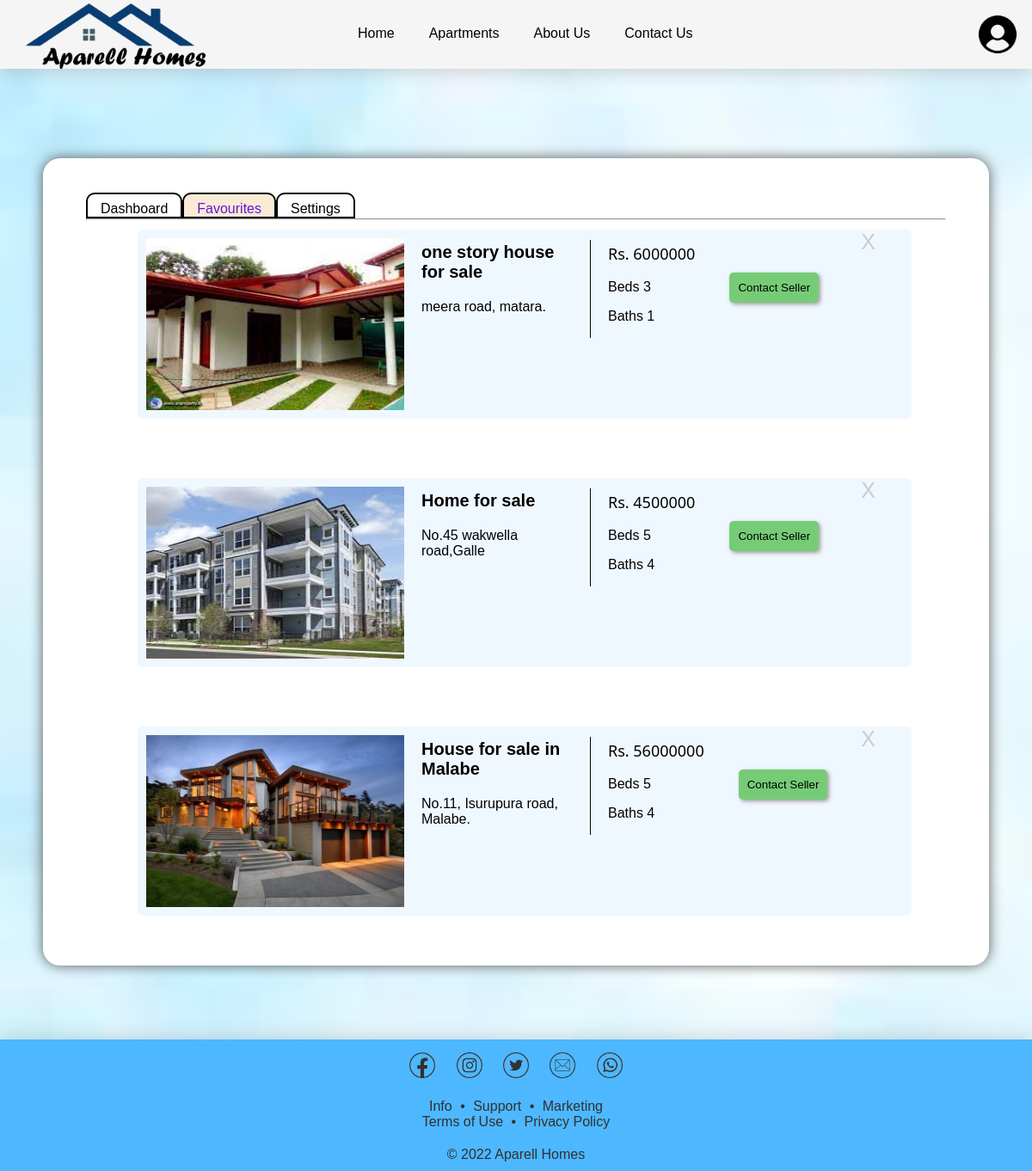
The app's page /favourites.php (signed in) with its own data.
### tables this page shows
CREATE TABLE `userfavs` (
  `email` varchar(250) NOT NULL,
  `accType` varchar(10) NOT NULL,
  `aprtID` int(11) NOT NULL
);

CREATE TABLE `apartments` (
  `aprtID` int(11) NOT NULL,
  `adType` varchar(5) NOT NULL,
  `beds` int(11) NOT NULL,
  `baths` int(11) NOT NULL,
  `size` int(11) NOT NULL,
  `country` varchar(100) NOT NULL,
  `city` varchar(100) NOT NULL,
  `town` varchar(100) NOT NULL,
  `addrs` varchar(250) NOT NULL,
  `title` varchar(150) NOT NULL,
  `description` varchar(350) NOT NULL,
  `price` int(11) NOT NULL,
  `negotiable` tinyint(1) NOT NULL,
  `img1` varchar(100) NOT NULL,
  `img2` varchar(100) NOT NULL,
  `img3` varchar(100) NOT NULL,
  `approved` varchar(5) NOT NULL DEFAULT 'NULL',
  `sellerMail` varchar(250) NOT NULL
);

### checkAccTypeBuyer.php (called while the page is built, shortened)
<?php
if(isset($_SESSION['LoginStat'])){
    if($_SESSION['LoginStat'] == true){
        if($_SESSION['StaffSignedIn'] == true){
            echo "<script>
                    alert('Please login as an Admin!');
                    window.location.replace('staffDash.php');
                </script>";
        }
        elseif($_SESSION['SellerSignedIn'] == true){
            echo "<script>
                    alert('Please login as a seller!');
                    window.location.replace('sellerDash.php');
                </script>";
        }
        elseif($_SESSION['BuyerSignedIn'] != true){
            echo "<script>
                    alert('Please login to proceed!');
                    window.location.replace('loginHTML.php');
                </script>";
        }
        else{
            $acc = $_SESSION['AccType'];
            $dp = $_SESSION['profile'];
        }
    }
    else{
        echo "<script>
                        alert('Please login to proceed!');
                        window.location.replace('loginHTML.php');
                    </script>";
    }
}
else{
    echo "<script>
                    alert('Please login to proceed!');
                    window.location.replace('loginHTML.php');
                </script>";
}
?>

### favourites.php (the view, shortened to what this page needs)
<?php
    include_once "config.php";
?>
<?php
require "checkAccTypeBuyer.php";
$email = $_SESSION['Email'];
?>
<!DOCTYPE html>
<html>
    <head>
        <link rel="stylesheet" href="style/dashStyle.css" id="stylesheet">
    </head>
    <body>
        <nav>
            <a href="index.php"><img src="images/Logo(light).png" id="logo" alt="logo"></a>
            <ul>
                <li><a href="index.php"><font class="hov">Home</font></a></li>
                <li><a href="searchApartment.php"><font class="hov">Apartments</font></a></li>
                <li><a href="aboutus.html"><font class="hov">About Us</font></a></li>
                <li><a href="contactUs.php" ><font class="hov">Contact Us</font></a></li>
            </ul>
            <div id="profile">
                <img src="<?php echo $dp ?>" height="50px" alt="profile" style="border-radius:50%";>
            </div>
        </nav>
        <br><br><br>
        <section>
            <nav>
                <ul>
                    <li><a href="buyerDash.php" class="hover">Dashboard</a></li>
                    <li><a href="favourites.php" class="hover activeNav">Favourites</a></li>
                    <li><a href="Buyersettings.php" class="hover">Settings</a></li>
                </ul>
            </nav>
            <hr>
            <?php
                $sql = "SELECT * FROM apartments A, userfavs B WHERE A.aprtID = B.aprtID AND B.email = '$email' AND B.accType = 'buyer'";
                $result = $conn -> query($sql);
                if($result->num_rows>0){
                    while($row = $result->fetch_assoc()){
                        $id = $row['aprtID'];
                        echo "<a href='viewApartment.php?apartmentID=$id' id='Ad$id' style='color:black; text-decoration:none;'>
                                <div class='DisplayedAds'>
                                    <div class='AdPictures'>
                                        <img src='{$row['img1']}' class='pics'>
                                    </div>
                                    <div class='Adsdis'>
                                        <p class='title'>{$row['title']}</p>
                                        <p class='address'>{$row['addrs']}</p>
                                    </div>
                                    <div class='price'>
                                        <p class='pPrice'>Rs. {$row['price']}</p>
                                        <p class='noOfBeds'>Beds {$row['beds']}</p>
                                        <p class='baths'>Baths {$row['baths']}</p>
                                    </div>
                                    <div class= 'contactbtn'>
                                        <button name='contact' class='contact' style='width:auto'>Contact Seller</button>
                                    </div>
                                </div>
                                <div class='like'>
                                    <a href='likeAprt.php?id=$id &email=$email &accType=$acc &bkpg=favourites' style='text-decoration:none;'><p class = 'heart' id='heart$id' style='margin: 0'>X</p>
                                </div>
                            </a>
                            <br>
                            <br>";
                    }
                }
                else{
                    echo "<center><p style='padding-bottom:10px; color:grey;'><i>No Ads Marked As Favourite</i></p></center>";
                }
            ?>
        </section>
        <br><br>
        <footer>
            <center>
                <div id="icons">
                    <a href="https://www.facebook.com/profile.php?id=100086685492601" target="_blank"><img src="images/facebook.png" width="30px"></a>
                    <a href="https://www.instagram.com/aparellhomes/" target="_blank"><img src="images/instagram.png" width="30px"></a>
                    <a href="https://twitter.com/AparellHomes" target="_blank"><img src="images/twitter.png" width="30px"></a>
                    <a href="mailto: aparellhomes@gmail.com"><img src="images/mail.png" width="30px"></a>
                    <a href="https://wa.me/0740276949" target="_blank"><img src="images/whatsapp.png" width="30px"></a>
                </div>
                <div id="links">
                    <a href="aboutus.html">Info</a> &#x2022 <a href="contactUs.php">Support</a> &#x2022 <a href="contactUs.php">Marketing</a><br>
                    <a href="terms.html">Terms of Use</a> &#x2022 <a href="privacy.html">Privacy Policy</a>
                </div>
                <div id="cpyryt">
                    &#x00A9 2022 Aparell Homes
                </div>
            </center>
        </footer>
    </body>
</html>

### style/dashStyle.css (style rules this page uses)
body { margin:0px; font-family: "Poppins", sans-serif; background-image: url("../images/dashBg.jpeg"); background-repeat: no-repeat; background-size: cover; }
nav { position:sticky; top:0; background-color:whitesmoke; height: 80px; box-shadow: 0px 3px 20px 1px #84818154; z-index: 1; }
#logo { height:80px; margin-left: 30px; display: inline-block; }
ul { list-style-type: none; margin:0px; padding: 0px; overflow:hidden; display: inline-block; position: absolute; left: 33%; }
li { float:left; }
li a { font-family:Verdana, Geneva, Tahoma, sans-serif; text-decoration: none; display:block; font-size:medium; color:black; padding: 30px 20px; }
.hov { border-bottom: 0px solid black; width: 100%; }
#profile { margin: 15px; float: right; display: block; }
hr { width: 90%; }
button { width: 80%; padding: 15px 0px; margin-top: 40px; border: none; border-radius: 10px; font-family: "Poppins", sans-serif; cursor: pointer; box-shadow: 2px 2px 5px 0px #9e9999; }
section { border: 0; margin: 50px; background: white; border-radius: 20px; box-shadow: 0 0 15px 0px #5c5c5c; }
section nav { box-shadow: none; height: 50px; background: transparent; position: relative; z-index: 0; padding-top: 20px; }
section ul { left: initial; margin-left: 50px; }
section hr { margin-top: 0px; background: black; width: initial; margin: 0 50px; }
section li a { padding: 8px 15px 0px 15px; margin-top: 20px; border: 2px solid black; border-top-left-radius: 10px; border-top-right-radius: 10px; }
.hover { background:white; }
.activeNav { color: #6614d2; background: antiquewhite; }
footer { background-color: #4db8ff; width: 100%; color: #323031; box-shadow: 0 -2px 20px 0px #8080804d; }
footer div { padding: 10px 0px; }
#icons img { margin: 5px 10px 0px 10px; }
#links a { padding: 0px 5px; text-decoration: none; color: inherit; }
#cpyryt { font-weight: 400; }

### favourites.php (style rules this page uses)
.DisplayedAds { width:80%; height:200px; margin: 1% 10% 2% 10%; padding: 10px; background: aliceblue; border-radius: 5px; }
.pics { width:300px; height:200px; }
.AdPictures { width:300px; float:left; margin-right: 20px; }
.Adsdis { width:20%; float:left; overflow-wrap: break-word; }
.title { font-size: 20px; font-weight:700; font-family: Verdana, Geneva, Tahoma, sans-serif; margin-top: 5px; }
.price { border-left:1px solid black; margin:2px 20px ; padding:0px 20px; float:left; }
.pPrice { margin-top:4px; font-size: large; font-family: 'Segoe UI', Tahoma, Geneva, Verdana, sans-serif; }
.contactbtn { float:left; }
.contact { padding:10px; background-color:rgb(118, 204, 118); border:none; border-radius:5px; }
.like { width: fit-content; position: absolute; margin-top: -260px; right: 182px; }
.heart { color:#ccc; font-size: 25px; cursor:pointer; }

### records on screen
userfavs: aprtID.img1 (picture), aprtID.title "one story house for sale", aprtID.addrs "meera road, matara.", aprtID.price "6000000", aprtID.beds "3", aprtID.baths "1"
userfavs: aprtID.img1 (picture), aprtID.title "Home for sale", aprtID.addrs "No.45 wakwella road,Galle", aprtID.price "4500000", aprtID.beds "5", aprtID.baths "4"
userfavs: aprtID.img1 (picture), aprtID.title "House for sale in Malabe", aprtID.addrs "No.11, Isurupura road, Malabe.", aprtID.price "56000000", aprtID.beds "5", aprtID.baths "4"
